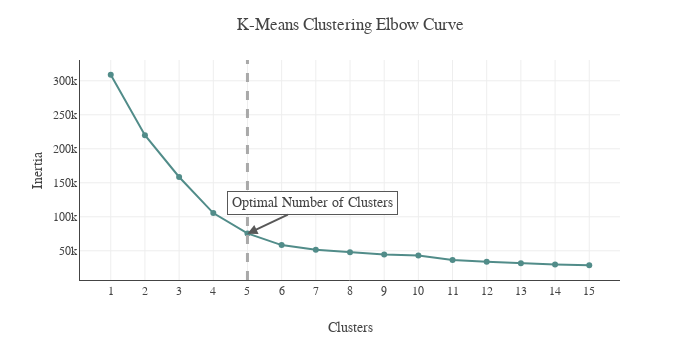

Notebook code for this chart:
### Markdown cell above
One clustering method I'll investigate is K-Means Clustering, known for its simplicity and effectiveness in segmenting data into distinct clusters. K-Means aims to minimize the variation within clusters by iteratively assigning data points to the nearest cluster center. To determine the optimal number of clusters (k), I'll experiment with various values of k and compute the inertia, or distortion score, for each model. Inertia quantifies cluster similarity by measuring the total distance between data points and their nearest cluster center. Lower distortion scores indicate clusters with more similar observations and tighter cohesion.

### Code cell
# K-Means Clustering
clust_df = cust.copy()
clust_df['Gender'] = [1 if i == "Women" else 0 for i in clust_df.Gender]

k_means = list()
for clust in range(1,16):
    km = KMeans(n_clusters=clust, init='k-means++', random_state=21).fit(clust_df)
    k_means.append(pd.Series({'Clusters': clust, 
                              'Inertia': km.inertia_,
                              'model': km}))

# Plot results
plot_km = (pd.concat(k_means, axis=1).T
           [['Clusters','Inertia']]
           .set_index('Clusters'))

fig = px.line(plot_km, x=plot_km.index, y='Inertia', markers=True)
fig.add_vline(x=5, line_width=3, line_dash="dash", line_color="darkgrey")
fig.add_annotation(
    xref="x domain",
    yref="y",
    x=.31,
    y=75e3,
    text="Optimal Number of Clusters",
    axref="x domain",
    ayref="y",
    ax=.43,
    ay=12e4,
    arrowhead=2, 
    bordercolor="#585858",
    borderpad=4, 
    bgcolor='white',
    font=dict(size=14)
)
fig.update_traces(line_color='#518C89')
fig.update_layout(template=temp, title="K-Means Clustering Elbow Curve", 
                  xaxis=dict(tickmode = 'linear', showline=True), yaxis=dict(showline=True), width=700)
fig.show()

### Figure 1 — Plotly figure (JSON) as saved in the notebook; plotly's stock layout.template omitted (floating-point values rounded to 4 significant figures)
{"data": [{"hovertemplate": "Clusters=%{x}<br>Inertia=%{y}<extra></extra>", "legendgroup": "", "line": {"color": "#518C89", "dash": "solid"}, "marker": {"symbol": "circle"}, "mode": "lines+markers", "name": "", "orientation": "v", "showlegend": false, "type": "scatter", "x": [1, 2, 3, 4, 5, 6, 7, 8, 9, 10, 11, 12, 13, 14, 15], "xaxis": "x", "y": [308900.0, 219900.0, 158500.0, 105400.0, 75540.0, 58350.0, 51580.0, 47860.0, 44630.0, 42940.0, 36290.0, 33870.0, 31530.0, 29840.0, 28720.0], "yaxis": "y"}], "layout": {"annotations": [{"arrowhead": 2, "ax": 0.43, "axref": "x domain", "ay": 120000, "ayref": "y", "bgcolor": "white", "bordercolor": "#585858", "borderpad": 4, "font": {"size": 14}, "text": "Optimal Number of Clusters", "x": 0.31, "xref": "x domain", "y": 75000, "yref": "y"}], "height": 360, "legend": {"tracegroupgap": 0}, "margin": {"t": 60}, "shapes": [{"line": {"color": "darkgrey", "dash": "dash", "width": 3}, "type": "line", "x0": 5, "x1": 5, "xref": "x", "y0": 0, "y1": 1, "yref": "y domain"}], "title": {"text": "K-Means Clustering Elbow Curve"}, "width": 700, "xaxis": {"anchor": "y", "autorange": true, "domain": [0, 1], "range": [0.1003, 15.9], "showline": true, "tickmode": "linear", "title": {"text": "Clusters"}, "type": "linear"}, "yaxis": {"anchor": "x", "autorange": true, "domain": [0, 1], "range": [7029.0, 330600.0], "showline": true, "title": {"text": "Inertia"}, "type": "linear"}}}
